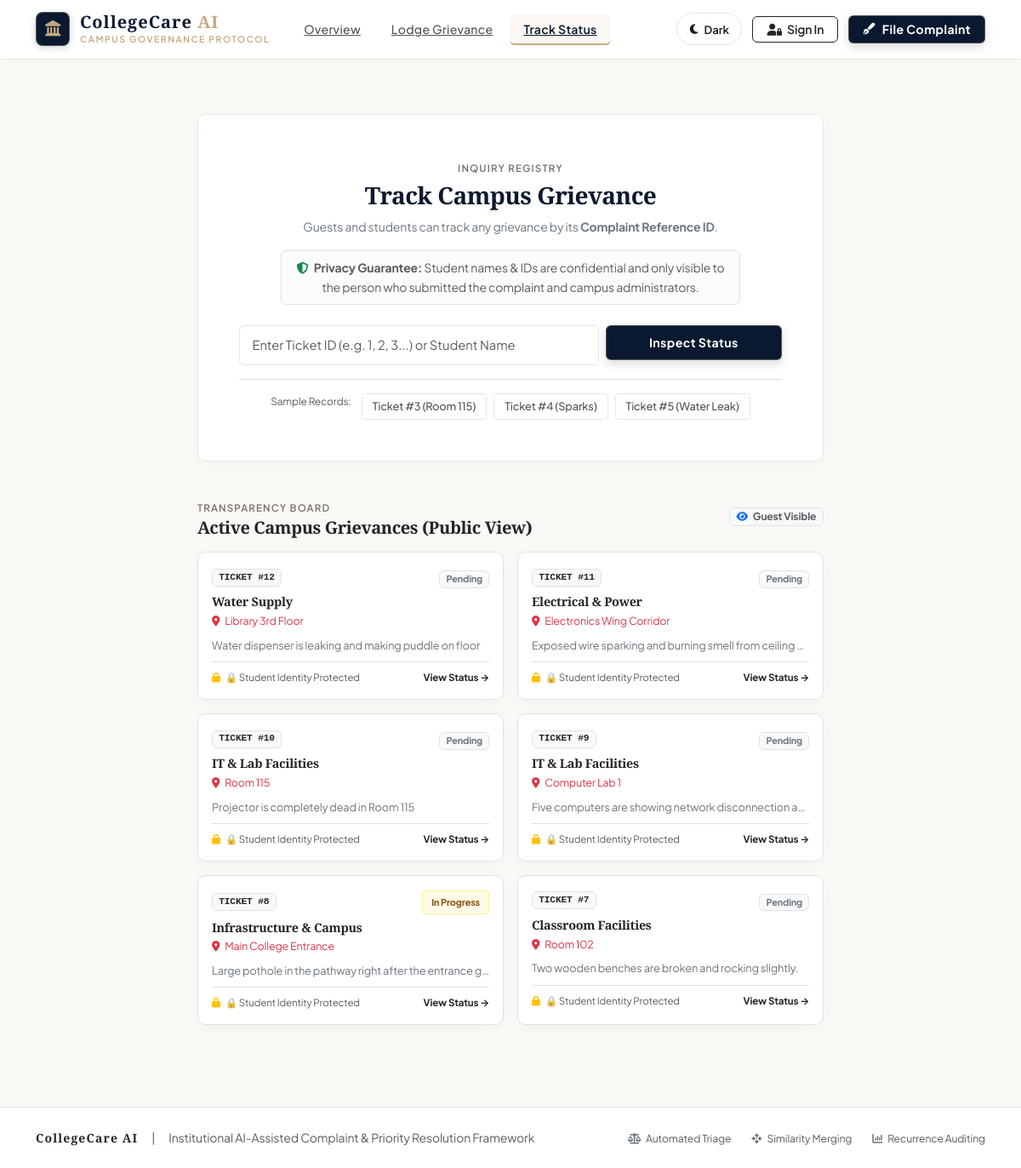
Page /track on the committed database.
### tables this page shows
CREATE TABLE complaints (
                id INTEGER PRIMARY KEY AUTOINCREMENT,
                name TEXT NOT NULL,
                category TEXT NOT NULL,
                description TEXT NOT NULL,
                status TEXT DEFAULT 'Pending'
            , priority TEXT NOT NULL DEFAULT 'Medium', location TEXT NOT NULL DEFAULT 'Campus', image_path TEXT, department TEXT, is_recurring INTEGER DEFAULT 0, parent_id INTEGER, related_count INTEGER DEFAULT 1, priority_reason TEXT, admin_remarks TEXT, created_at TEXT, user_id INTEGER);

### app.py (the view, shortened to what this page needs)
@app.route("/track")
def track():
    search_query = request.args.get("id", "").strip()
    complaints = []
    searched = bool(search_query)
    with get_db_connection() as conn:
        recent_rows = conn.execute(
            "SELECT * FROM complaints ORDER BY id DESC LIMIT 6"
        ).fetchall()
        recent_complaints = [mask_complaint_for_viewer(r) for r in recent_rows]
    return render_template(
        "track.html",
        complaints=complaints,
        recent_complaints=recent_complaints,
        search_query=search_query,
        searched=searched
    )

### app.py (called while the page is built)
def get_db_connection():
    conn = sqlite3.connect(DB_PATH)
    conn.row_factory = sqlite3.Row
    return conn

def mask_complaint_for_viewer(c: dict) -> dict:
    row = dict(c)
    current_uid = session.get("user_id")
    is_admin = session.get("role") == "admin"
    current_name = (session.get("full_name") or "").strip().lower()
    complaint_name = (row.get("name") or "").strip().lower()
    is_owner = False
    if current_uid and row.get("user_id") and row.get("user_id") == current_uid:
        is_owner = True
    elif current_name and complaint_name and current_name == complaint_name:
        is_owner = True
    if is_admin or is_owner:
        row["is_identity_visible"] = True
    else:
        row["is_identity_visible"] = False
        row["real_name"] = row.get("name")
        row["name"] = "🔒 Student Identity Protected"
    return row

### templates/track.html (shortened to what this page needs)
{% extends 'base.html' %}
{% block content %}
<div class="container py-5">
    <div class="row justify-content-center">
        <div class="col-lg-8">
            <div class="card-classy p-4 p-md-5 mb-4 text-center bg-white">
                <span class="stat-caption">Inquiry Registry</span>
                <h3 class="fw-bold mt-1 mb-2">Track Campus Grievance</h3>
                <p class="text-secondary small mb-3">
                    Guests and students can track any grievance by its <strong>Complaint Reference ID</strong>.
                </p>
                <div class="alert alert-light border small text-muted py-2 px-3 mx-auto mb-4" style="max-width: 540px;">
                    <i class="fa-solid fa-shield-halved text-success me-1"></i>
                    <strong>Privacy Guarantee:</strong> Student names & IDs are confidential and only visible to the person who submitted the complaint and campus administrators.
                </div>
                <form method="GET" action="/track" class="row g-2 justify-content-center">
                    <div class="col-md-8">
                        <input type="text" name="id" class="form-control"
                               placeholder="Enter Ticket ID (e.g. 1, 2, 3...) or Student Name"
                               value="{{ search_query or '' }}" required>
                    </div>
                    <div class="col-md-4">
                        <button type="submit" class="btn-classy-primary w-100 py-2">
                            <span>Inspect Status</span>
                        </button>
                    </div>
                </form>
                <div class="d-flex justify-content-center flex-wrap gap-2 mt-3 pt-3 border-top">
                    <span class="small text-muted me-1" style="font-size: 0.75rem;">Sample Records:</span>
                    <a href="/track?id=3" class="pill-chip text-decoration-none">Ticket #3 (Room 115)</a>
                    <a href="/track?id=4" class="pill-chip text-decoration-none">Ticket #4 (Sparks)</a>
                    <a href="/track?id=5" class="pill-chip text-decoration-none">Ticket #5 (Water Leak)</a>
                </div>
            </div>
            <div class="mt-4 pt-3">
                <div class="d-flex justify-content-between align-items-center mb-3">
                    <div>
                        <span class="stat-caption">Transparency Board</span>
                        <h5 class="fw-bold font-serif text-dark mb-0">Active Campus Grievances (Public View)</h5>
                    </div>
                    <span class="badge bg-light text-muted border small">
                        <i class="fa-solid fa-eye me-1 text-primary"></i> Guest Visible
                    </span>
                </div>
                <div class="row g-3">
                    {% for r in recent_complaints %}
                    <div class="col-md-6">
                        <div class="card-classy p-3 bg-white h-100 border">
                            <div class="d-flex justify-content-between align-items-center mb-1">
                                <span class="badge bg-light text-dark border font-monospace" style="font-size: 0.7rem;">TICKET #{{ r['id'] }}</span>
                                <div>
                                    {% if r['status'] == 'Resolved' %}
                                    <span class="badge-classy-resolved" style="font-size: 0.68rem;">Resolved</span>
                                    {% elif r['status'] == 'In Progress' %}
                                    <span class="badge-classy-medium" style="font-size: 0.68rem;">In Progress</span>
                                    {% else %}
                                    <span class="badge bg-light text-secondary border" style="font-size: 0.68rem;">Pending</span>
                                    {% endif %}
                                </div>
                            </div>
                            <strong class="text-dark font-serif d-block" style="font-size: 0.9rem;">{{ r['category'] }}</strong>
                            <div class="text-danger small mb-2" style="font-size: 0.78rem;">
                                <i class="fa-solid fa-location-dot me-1"></i> {{ r['location'] }}
                            </div>
                            <p class="small text-secondary text-truncate mb-2" title="{{ r['description'] }}" style="font-size: 0.8rem;">
                                {{ r['description'] }}
                            </p>
                            <div class="d-flex justify-content-between align-items-center pt-2 border-top mt-auto" style="font-size: 0.72rem;">
                                <span class="text-muted"><i class="fa-solid fa-lock text-warning me-1"></i> {{ r['name'] }}</span>
                                <a href="/track?id={{ r['id'] }}" class="text-dark fw-bold text-decoration-none">View Status &rarr;</a>
                            </div>
                        </div>
                    </div>
                    {% endfor %}
                </div>
            </div>
        </div>
    </div>
</div>
{% endblock %}

### templates/base.html (shortened to what this page needs)
<!DOCTYPE html>
<html lang="en">
<head>
    <link href="https://cdn.jsdelivr.net/npm/bootstrap@5.3.2/dist/css/bootstrap.min.css" rel="stylesheet">
    <link rel="stylesheet" href="https://cdnjs.cloudflare.com/ajax/libs/font-awesome/6.4.2/css/all.min.css">
    <link rel="stylesheet" href="{{ url_for('static', filename='css/style.css') }}">
</head>
<body>
    <nav class="navbar navbar-expand-lg navbar-classy sticky-top">
        <div class="container">
            <a class="navbar-brand-classy" href="/">
                <div class="crest-badge">
                    <i class="fa-solid fa-landmark"></i>
                </div>
                <div>
                    <div class="brand-title">CollegeCare <span style="color: var(--champagne);">AI</span></div>
                    <span class="brand-subtitle">Campus Governance Protocol</span>
                </div>
            </a>
            <div class="collapse navbar-collapse" id="navbarContent">
                <ul class="navbar-nav me-auto mb-2 mb-lg-0 ms-lg-4 gap-1">
                    <li class="nav-item">
                        <a class="nav-link-classy {% if request.path == '/' %}active{% endif %}" href="/">
                            Overview
                        </a>
                    </li>
                    <li class="nav-item">
                        <a class="nav-link-classy {% if request.path == '/complaint' %}active{% endif %}" href="/complaint">
                            Lodge Grievance
                        </a>
                    </li>
                    <li class="nav-item">
                        <a class="nav-link-classy {% if request.path == '/track' %}active{% endif %}" href="/track">
                            Track Status
                        </a>
                    </li>
                </ul>
                <div class="d-flex align-items-center gap-2">
                    <button id="themeToggleBtn" class="theme-toggle-btn me-1" onclick="toggleTheme()" title="Switch Light/Dark Theme">
                        <i id="themeIcon" class="fa-solid fa-moon"></i>
                        <span id="themeLabel" class="d-none d-sm-inline">Dark</span>
                    </button>
                    {% if session.get('user_id') %}
                    <div class="d-flex align-items-center gap-2">
                        <div class="d-none d-md-block text-end pe-1">
                            <div class="small fw-bold text-dark font-serif" style="line-height: 1.1;">{{ session.get('full_name', session.get('username')) }}</div>
                            <span class="badge {% if session.get('role') == 'admin' %}bg-dark text-white{% else %}bg-secondary-subtle text-secondary{% endif %}" style="font-size: 0.65rem; text-transform: uppercase;">
                                {{ session.get('role') }}
                            </span>
                        </div>
                        <a href="/logout" class="btn btn-sm btn-outline-danger rounded px-2 py-1" title="Sign Out">
                            <i class="fa-solid fa-arrow-right-from-bracket"></i>
                        </a>
                    </div>
                    {% else %}
                    <a href="/login" class="btn btn-sm btn-outline-dark rounded px-3 py-1 fw-semibold">
                        <i class="fa-solid fa-user-lock me-1"></i>
                        <span>Sign In</span>
                    </a>
                    {% endif %}
                    <a href="/complaint" class="btn-classy-primary text-decoration-none py-1 px-3 ms-1 d-none d-sm-inline-flex">
                        <i class="fa-solid fa-pen-fancy"></i>
                        <span>File Complaint</span>
                    </a>
                </div>
            </div>
        </div>
    </nav>
    <main class="main-content">
        {% block content %}{% endblock %}
    </main>
    <footer class="bg-white border-top py-4 mt-5">
        <div class="container d-flex flex-wrap justify-content-between align-items-center gap-3 small text-secondary">
            <div class="d-flex align-items-center gap-3">
                <span class="font-crest fw-bold text-dark">CollegeCare AI</span>
                <span class="text-muted">|</span>
                <span class="text-muted">Institutional AI-Assisted Complaint & Priority Resolution Framework</span>
            </div>
            <div class="d-flex gap-4 small text-muted">
                <span><i class="fa-solid fa-scale-balanced me-1 text-secondary"></i> Automated Triage</span>
                <span><i class="fa-solid fa-arrows-to-dot me-1 text-secondary"></i> Similarity Merging</span>
                <span><i class="fa-solid fa-chart-column me-1 text-secondary"></i> Recurrence Auditing</span>
            </div>
        </div>
    </footer>
</body>
</html>

### rows in the picture
complaints: id "12", status "Pending", category "Water Supply", location "Library 3rd Floor", description "Water dispenser is leaking and making puddle on floor", name "🔒 Student Identity Protected"
complaints: id "11", status "Pending", category "Electrical & Power", location "Electronics Wing Corridor", description "Exposed wire sparking and burning smell from ceiling…", name "🔒 Student Identity Protected"
complaints: id "10", status "Pending", category "IT & Lab Facilities", location "Room 115", description "Projector is completely dead in Room 115", name "🔒 Student Identity Protected"
complaints: id "9", status "Pending", category "IT & Lab Facilities", location "Computer Lab 1", description "Five computers are showing network disconnection a…", name "🔒 Student Identity Protected"
complaints: id "8", status "In Progress", category "Infrastructure & Campus", location "Main College Entrance", description "Large pothole in the pathway right after the entrance g…", name "🔒 Student Identity Protected"
complaints: id "7", status "Pending", category "Classroom Facilities", location "Room 102", description "Two wooden benches are broken and rocking slightly.", name "🔒 Student Identity Protected"
